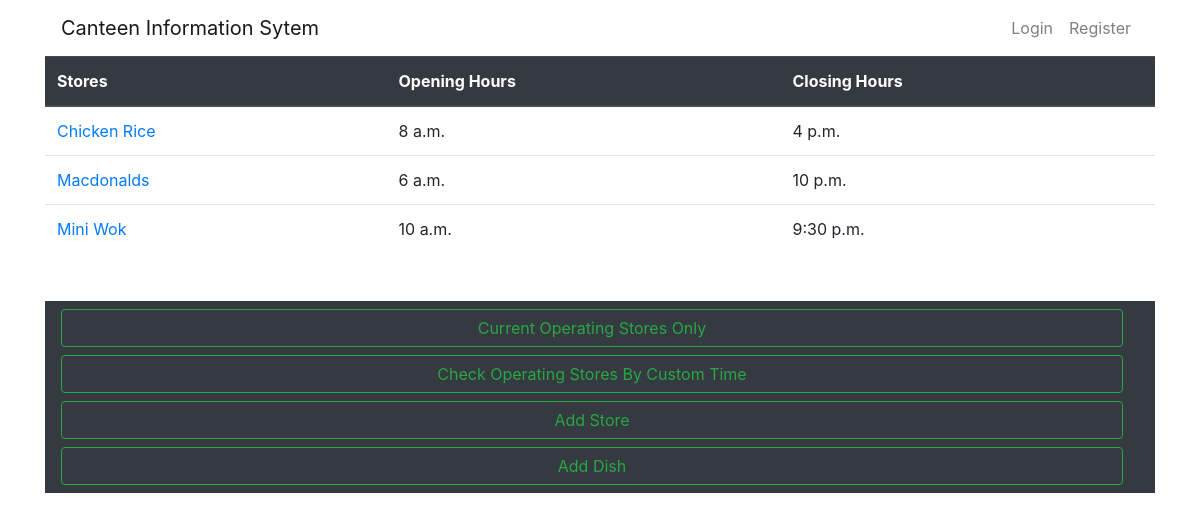
The app's page /, older data.
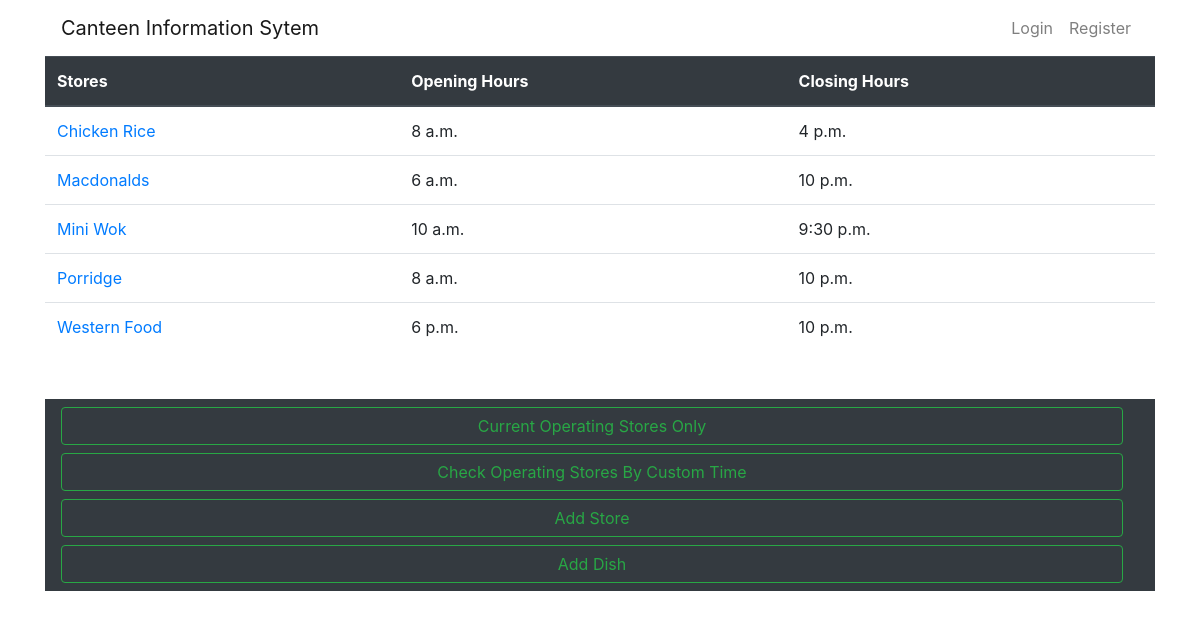
The same page, newer data.
### info/models.py (models this page shows, shortened)
class Stores(models.Model):
    name = models.CharField(max_length=200)
    wait_time = models.IntegerField()
    start_hour = models.TimeField(default="08:00:00")
    end_hour = models.TimeField(default="08:00:00")

### info/views.py (the view)
# urls.py: path('',include('info.urls'))
def info(request):
    stores = Stores.objects.all()
    context={'stores':stores,"form":CustomTime()}
    return render(request,'info/index.html',context)

### info/templates/info/index.html (shortened to what this page needs)
{% extends "info/base.html" %}
{% block content %}
  <nav class="navbar navbar-dark bg-dark mt-5">
    <form class="form-inline" style="width:100%">
      <a class="btn btn-outline-success mr-3 btn-block" type="button" href="{% url 'current-store' %}">Current Operating Stores Only</a>
      <button class="btn btn-outline-success  mr-3 btn-block" type="button" onclick="document.getElementById('timepicker').style.visibility='visible'">Check Operating Stores By Custom
        Time</button>
        <a class="btn btn-outline-success  mr-3 btn-block" type="button" href="{% url 'add-store' %}">Add Store</a>
        <a class="btn btn-outline-success  mr-3 btn-block" type="button" href="{% url 'add-dish' %}">Add Dish</a>
      </form>
  </nav>
{% endblock %}

### info/templates/info/base.html (shortened to what this page needs)
<!DOCTYPE html>
<html>
    <head>
        <link rel="stylesheet" href="https://stackpath.bootstrapcdn.com/bootstrap/4.3.1/css/bootstrap.min.css">
    </head>
    <body class="container">
      <nav class="navbar navbar-expand-sm  navbar-light justify-content-end">
        <a class="navbar-brand mr-auto" href="{% url 'info' %}">Canteen Information Sytem</a>
        <div class="collapse navbar-collapse flex-grow-0" id="navbarSupportedContent">
          {% if user.is_authenticated %}
          <ul class="navbar-nav text-right">
            <li class="nav-item ">
              <a class="nav-item nav-link" href="{% url 'logout' %}">Logout</a>
            </li>
        </ul>
        {% else %}
            <ul class="navbar-nav text-right">
                <li class="nav-item ">
                  <a class="nav-link" href="{% url 'login' %}">Login</a>
                </li>
                <li class="nav-item ">
                  <a class="nav-link" href="{% url 'register' %}">Register</a>
                </li>
            </ul>
            {% endif %}
      </nav>
          {%if stores%}
          <table class="table">
            <thead class="thead-dark">
              <tr>
                <th scope="col">Stores</th>
                <th scope="col">Opening Hours</th>
                <th scope="col">Closing Hours</th>
              </tr>
            </thead>
            <tbody>
              {% for store in stores %}
              <tr>
                {% block custom %}<td><a href="{% url 'dish' store.name %}" >{{ store.name }}</a></td>{% endblock %}
                <td>{{ store.start_hour }}</td>
                <td>{{ store.end_hour }}</td>
              </tr>
              {% endfor %}
            </tbody>
          </table>
        {% else %}
          <h2>Sorry, no stores available by this time</h2>
        {% endif %}
        {% block content %}{% endblock %}
    </body>
</html>

Row changes from the older to the newer data that the page shows:
added Stores: name "Porridge", start_hour "8 a.m.", end_hour "10 p.m."
added Stores: name "Western Food", start_hour "6 p.m.", end_hour "10 p.m."
